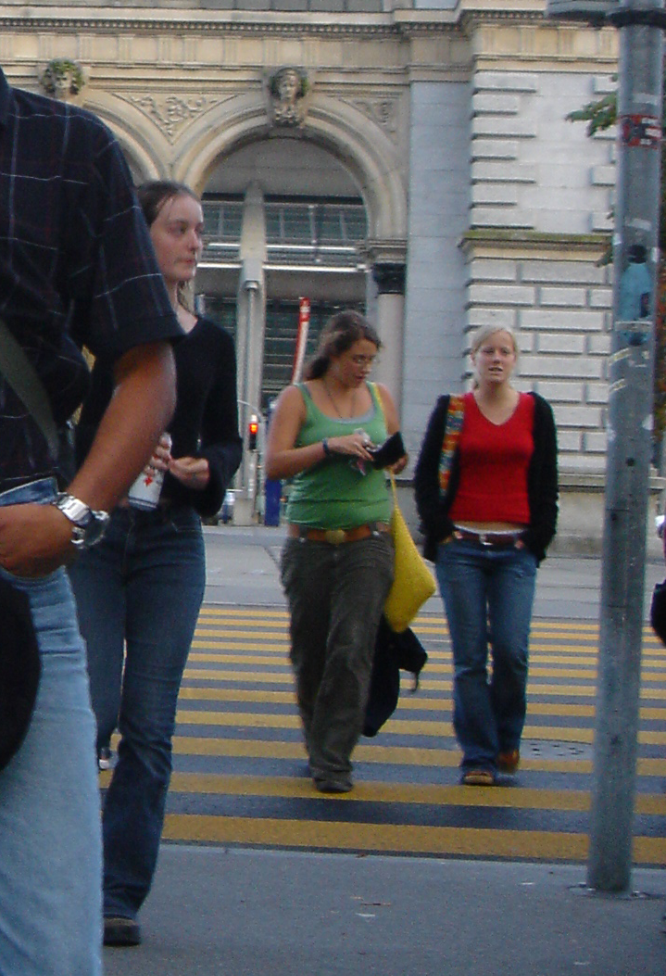
%> input picture Test/example1.png, 666 x 976 px
$ octave --eval "result = neg_data('Test/example1.png');"   (GNU Octave 9; MATLAB toolbox functions it lacks are replaced by stand-ins)
%> lines starting %> are read from the running program, lines starting %| are printed output that depends on the picture
function [train_data_neg,label_neg] = neg_data(neg_train_names)
%> called with neg_train_names = 'Test/example1.png'
    dir = pwd();
    train_data_neg = [];
    num_neg = size(neg_train_names,1);
    num_neg = 600;
    train_imgs = [];
    for i = 1:num_neg
        try
        input_dir = strcat(dir,'/Trainsvm/train_neg/',neg_train_names(i,:));
        input_raw = imread(input_dir);
%> input_raw is the input picture: size 976x666x3 uint8; mean R, G, B 90.9, 91.7, 94.3
        %input = rgb2gray(input_raw);

        imsize =[300, 100];

        [x,y]=size(input_raw);
%> x = 976; y = 1998
        xlimt =100;
        ylimt = floor(100/(imsize(1)/imsize(2)));
            if x>= xlimt && y >= ylimt
                input = rgb2gray(input_raw);
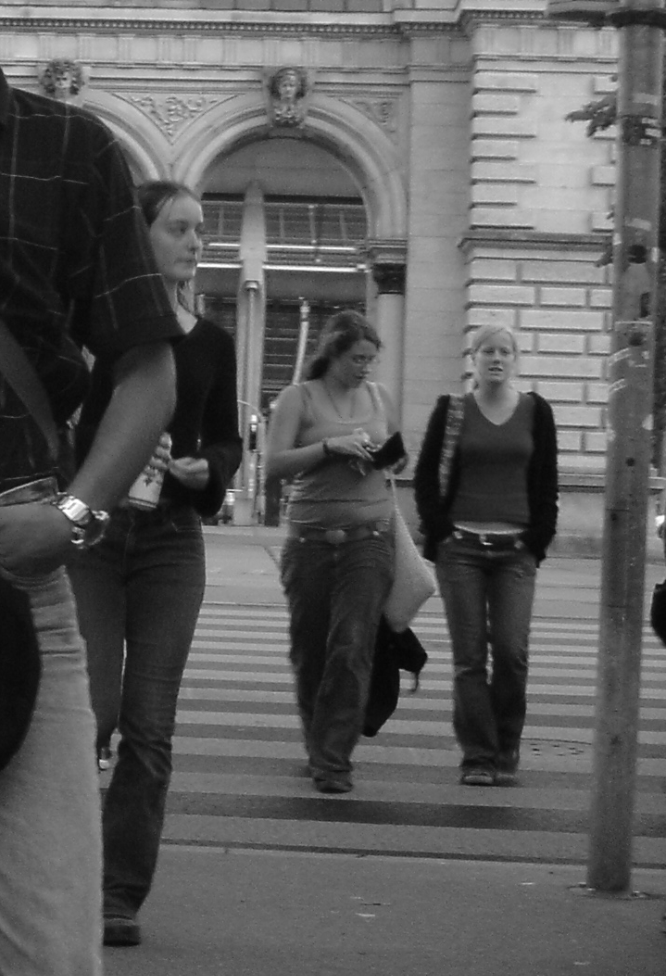
%> input: size 976x666 uint8; min 6, max 255, mean 91.8
                randx = randi([1 xlimt],1,3);
                randy = randi([1 ylimt],1,3);
                for j = 1:3
                %inputrs=imresize(input,imsize);
                    %fprintf('\nin the randi for loop\n')
                    inputrs = input(randx(j):(randx(j)+xlimt),randy(j):(randy(j)+ylimt));
                    inputrs = imresize(inputrs,imsize);
                    %tmp = extractHOGFeatures(inputrs);
                    tmp = extractHOGFeatures(inputrs,'CellSize',[32 32]);

                    train_data_neg = [train_data_neg;tmp];
                    if(i==num_neg), train_imgs = [train_imgs, inputrs]; end
                end
            end
        end
    end
    num_neg= size(train_data_neg,1);
    label_neg = zeros(num_neg,1);

    figure(2); clf; imshow(input_raw); title('Example negative image');
    figure(3); clf; imshow(train_imgs); title('Example negative boxes');
